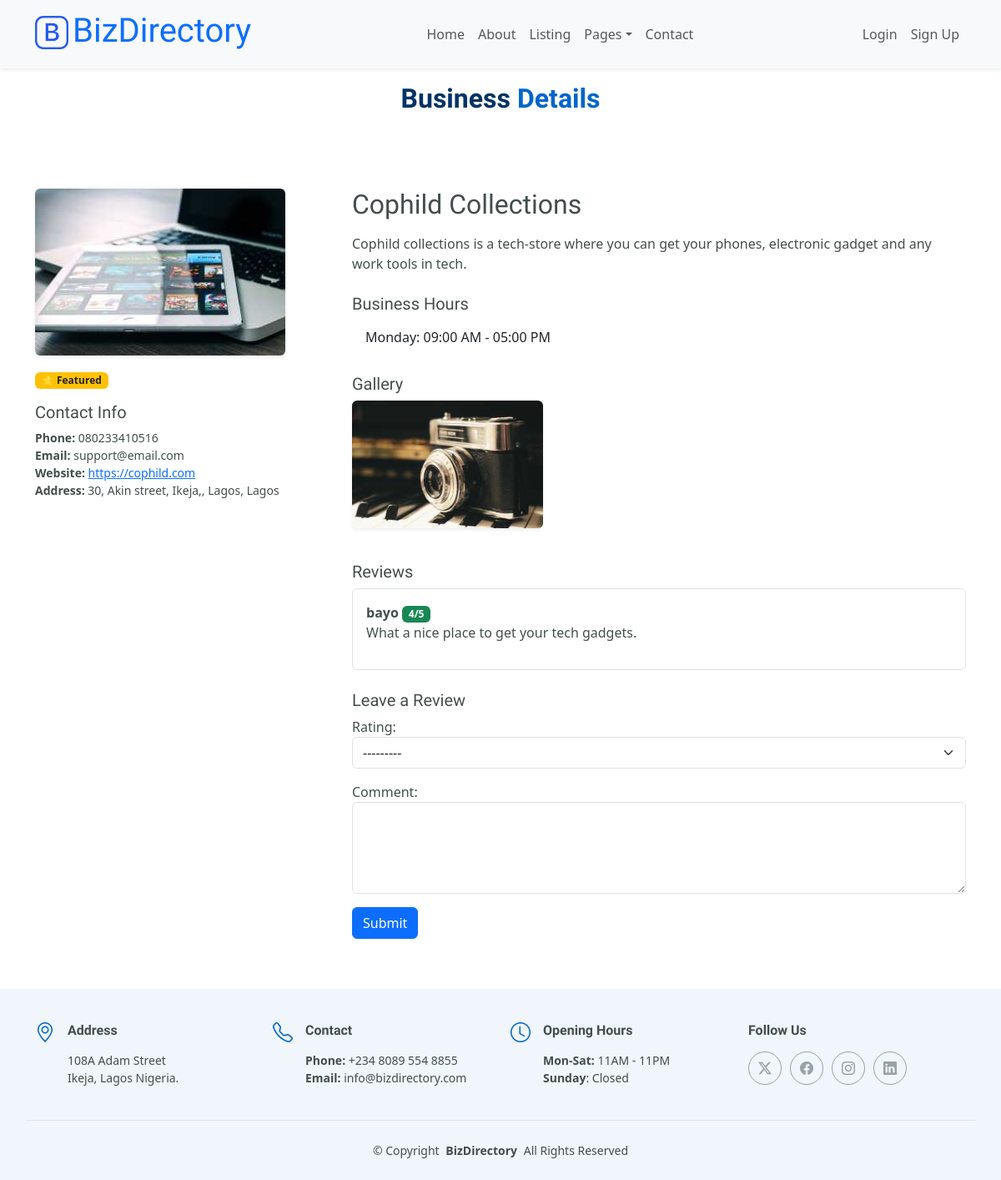
Screenshot of /bizDir/business/cophild-collections/ (signed in) with the database file from the repository.
### bizDir/models.py (models this page shows, shortened)
class Business(models.Model):
    STATUS_CHOICES = [
        ('active', 'Active'),
        ('pending', 'Pending'),
        ('inactive', 'Inactive'),
    ]
    name = models.CharField(max_length=200)
    slug = models.SlugField(unique=True, blank=True) # Added this part
    owner = models.ForeignKey(User, on_delete=models.CASCADE, related_name='owned_businesses')
    description = models.TextField()
    address = models.CharField(max_length=255)
    city = models.CharField(max_length=100)
    state = models.CharField(max_length=100)
    country = models.CharField(max_length=100, default='Nigeria')
    phone = models.CharField(max_length=20)
    email = models.EmailField()
    website = models.URLField(blank=True)
    categories = models.ManyToManyField(BusinessCategory, related_name='businesses')
    featured = models.BooleanField(default=False)
    promoted_until = models.DateField(null=True, blank=True) # Added this part
    established_date = models.DateField(null=True, blank=True)
    logo = models.ImageField(upload_to='business_logos/', null=True, blank=True)
    is_active = models.BooleanField(default=True) # Added this part
    views = models.PositiveBigIntegerField(default=0) # Added this part
    status = models.CharField(max_length=10, choices=STATUS_CHOICES, default='pending')
    def save(self, *args, **kwargs):
        if not self.slug:
            self.slug = slugify(self.name)
        super().save(*args, **kwargs)

class BusinessHours(models.Model):
    DAYS_OF_WEEK = [
        (0, 'Monday'),
        (1, 'Tuesday'),
        (2, 'Wednesday'),
        (3, 'Thursday'),
        (4, 'Friday'),
        (5, 'Saturday'),
        (6, 'Sunday'),
    ]
    business = models.ForeignKey(Business, on_delete=models.CASCADE, related_name='hours')
    day_of_week = models.IntegerField(choices=DAYS_OF_WEEK)
    opening_time = models.TimeField(null=True, blank=True)
    closing_time = models.TimeField(null=True, blank=True)
    closed = models.BooleanField(default=False)
    class Meta:
        unique_together = ('business', 'day_of_week')
    def __str__(self):
        if self.closed:
            return f"{self.get_day_of_week_display()}: Closed"
        opening = self.opening_time.strftime('%I:%M %p') if self.opening_time else 'N/A'
        closing = self.closing_time.strftime('%I:%M %p') if self.closing_time else 'N/A'
        return f"{self.get_day_of_week_display()}: {opening} - {closing}"

class BusinessImage(models.Model):
    business = models.ForeignKey(Business, on_delete=models.CASCADE, related_name='images')
    image = models.ImageField(upload_to='business_images/')
    caption = models.CharField(max_length=200, blank=True)

class Review(models.Model):
    business = models.ForeignKey(Business, on_delete=models.CASCADE, related_name='reviews')
    user = models.ForeignKey(User, on_delete=models.CASCADE)
    rating = models.IntegerField(choices=[(i, str(i)) for i in range(1, 6)])
    comment = models.TextField()
    created_date = models.DateTimeField(auto_now_add=True) # Added this part
    updated_date = models.DateTimeField(auto_now=True) # Added this part
    is_approved = models.BooleanField(default=True) # Added this part
    class Meta:
        unique_together = ('business', 'user')

### bizDir/views.py (the view)
# urls.py: path('business/<slug:slug>/', businessInfo, name='business_detail'),
@login_required(login_url='/bizDir/login')
def businessInfo(request:HttpRequest, slug):
    try:
        business = Business.objects.select_related("owner").prefetch_related(
            "categories", "hours", "images", "reviews__user"
        ).get(slug=slug, status='active')
    except Business.DoesNotExist:
        raise Http404("Business not found")
    business.views += 1
    business.save(update_fields=['views'])
    review_form = None
    user_review_exists = False
    if request.user.is_authenticated:
        user_review_exists = Review.objects.filter(business=business, user=request.user).exists()
        if not user_review_exists:
            if request.method == 'POST':
                review_form = ReviewForm(request.POST)
                if review_form.is_valid():
                    new_review = review_form.save(commit=False)
                    new_review.business = business
                    new_review.user = request.user
                    new_review.save()
                    messages.success(request, "Review submitted successfully!")
                    return redirect('business_detail', slug=slug)
            else:
                review_form = ReviewForm()
    reviews = business.reviews.filter(is_approved=True) # from Review.business
    images = BusinessImage.objects.filter(business=business) # from Review.business
    hours = BusinessHours.objects.filter(business=business).order_by('day_of_week') # from Review.business
    context = {
        "business": business,
        "reviews": reviews,
        "images": images,
        "hours": hours,
        "review_form": review_form,
        "user_review_exists": user_review_exists,
    }
    return render(request, "business/bizinfo.html", context)

### bizDir/forms.py
class ReviewForm(forms.ModelForm):
    class Meta:
        model = Review
        fields = ["rating", "comment"]
        widgets = {
            "rating": forms.Select(attrs={"class": "form-select"}),
            "comment": forms.Textarea(attrs={"rows": 4, "class": "form-control"}),
        }

### bizDir/templates/business/bizinfo.html (shortened to what this page needs)
{% extends 'base.html' %}
{% load static %}
{% block content %}
<section id="" class="section">
    <div class="container section-title" data-aos="fade-up">
        <div><span>Business</span> <span class="description-title">Details</span></div>
    </div>
<div class="container mt-4">
  <div class="row">
    <div class="col-md-4">
      {% if business.logo %}
        <img src="{{ business.logo.url }}" alt="{{ business.name }}" class="img-fluid rounded shadow-sm mb-3">
      {% else %}
        <div class="bg-secondary text-white p-5 text-center">No Logo</div>
      {% endif %}
      {% if business.featured %}
        <span class="badge bg-warning text-dark">🌟 Featured</span>
      {% endif %}
      <h5 class="mt-3">Contact Info</h5>
      <ul class="list-unstyled small">
        <li><strong>Phone:</strong> {{ business.phone }}</li>
        <li><strong>Email:</strong> {{ business.email }}</li>
        <li><strong>Website:</strong>
          {% if business.website %}
            <a href="{{ business.website }}" target="_blank">{{ business.website }}</a>
          {% else %} N/A
          {% endif %}
        </li>
        <li><strong>Address:</strong> {{ business.address }}, {{ business.city }}, {{ business.state }}</li>
      </ul>
    </div>
    <div class="col-md-8">
      <h2>{{ business.name }}</h2>
      <p>{{ business.description|linebreaks }}</p>
      <h5 class="mt-4">Business Hours</h5>
      <ul class="list-group list-group-flush">
        {% for hour in hours %}
          <li class="list-group-item">{{ hour }}</li>
        {% empty %}
          <li class="list-group-item">No hours set.</li>
        {% endfor %}
      </ul>
      <h5 class="mt-4">Gallery</h5>
      <div class="row">
        {% for image in images %}
          <div class="col-md-4 mb-3">
            <img src="{{ image.image.url }}" class="img-fluid rounded shadow-sm" alt="{{ image.caption }}">
          </div>
        {% empty %}
          <p class="text-muted">No images available.</p>
        {% endfor %}
      </div>
      <h5 class="mt-4">Reviews</h5>
      {% for review in reviews %}
        <div class="border p-3 mb-3 rounded">
          <strong>{{ review.user.username }}</strong>
          <span class="badge bg-success">{{ review.rating }}/5</span>
          <p>{{ review.comment }}</p>
        </div>
      {% empty %}
        <p>No reviews yet.</p>
      {% endfor %}
      <h5 class="mt-4">Leave a Review</h5>
      {% if request.user.is_authenticated %}
        <form method="POST">
          {{ review_form.as_p }}
          <button class="btn btn-primary" type="submit">Submit</button>
        </form>
      {% else %}
        <p>Please <a href="{% url 'login' %}?next={{ request.path }}">log in</a> to leave a review.</p>
      {% endif %}
    </div>
  </div>
</div>
</section>
{% endblock %}

### bizDir/static/assets/css/main.css (style rules this page uses)
:root { --default-font: "Roboto", system-ui, -apple-system, "Segoe UI", Roboto, "Helvetica Neue", Arial, "Noto Sans", "Liberation Sans", sans-serif, "Apple Color Emoji", "Segoe UI Emoji", "Segoe UI Symbol", "Noto Color Emoji"; --heading-font: "Raleway", sans-serif; --nav-font: "Poppins", sans-serif; }
:root { --background-color: #ffffff; --default-color: #444d4d; --heading-color: #003366; --accent-color: #0066cc; --surface-color: #ffffff; --contrast-color: #ffffff; }
:root { --nav-color: rgba(255, 255, 255, 0.7); --nav-hover-color: #ffffff; --nav-mobile-background-color: #ffffff; --nav-dropdown-background-color: #ffffff; --nav-dropdown-color: #444d4d; --nav-dropdown-hover-color: #0066cc; }
:root { scroll-behavior: smooth; }
body { color: var(--default-color); background-color: var(--background-color); font-family: var(--default-font); }
a { color: var(--accent-color); text-decoration: none; transition: 0.3s; }
h1, h2, h3, h4, h5, h6 { color: var(--heading-color); font-family: var(--heading-font); }
section, .section { color: var(--default-color); background-color: var(--background-color); padding: 60px 0; scroll-margin-top: 82px; overflow: clip; }
.section-title { text-align: center; padding-bottom: 60px; position: relative; }
.section-title div { color: var(--heading-color); margin: 10px 0 0 0; font-size: 32px; font-weight: 700; font-family: var(--heading-font); }
.section-title div .description-title { color: var(--accent-color); }

### bizDir/templates/base.html (style rules this page uses)
body { padding-top: 0; }

### rows the page displays
Business: logo (picture), phone "080233410516", email "support@email.com", website "https://cophild.com", address "30, Akin street, Ikeja,", city "Lagos", state "Lagos", name "Cophild Collections", description "Cophild collections is a tech-store where you can get your phones, electronic gadget and any work tools in tech."
BusinessHours: closed+opening_time+closing_time "Monday: 09:00 AM - 05:00 PM"
BusinessImage: image (picture)
Review: user.username "bayo", rating "4", comment "What a nice place to get your tech gadgets."
